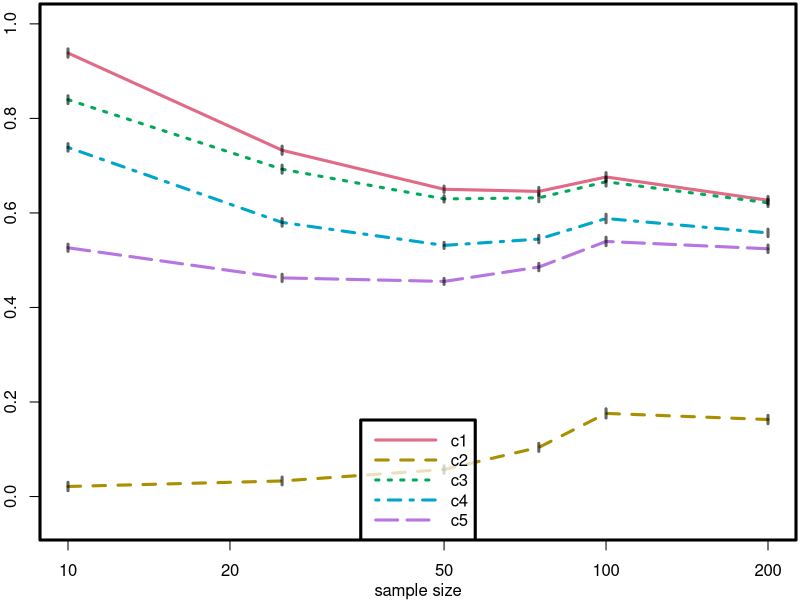
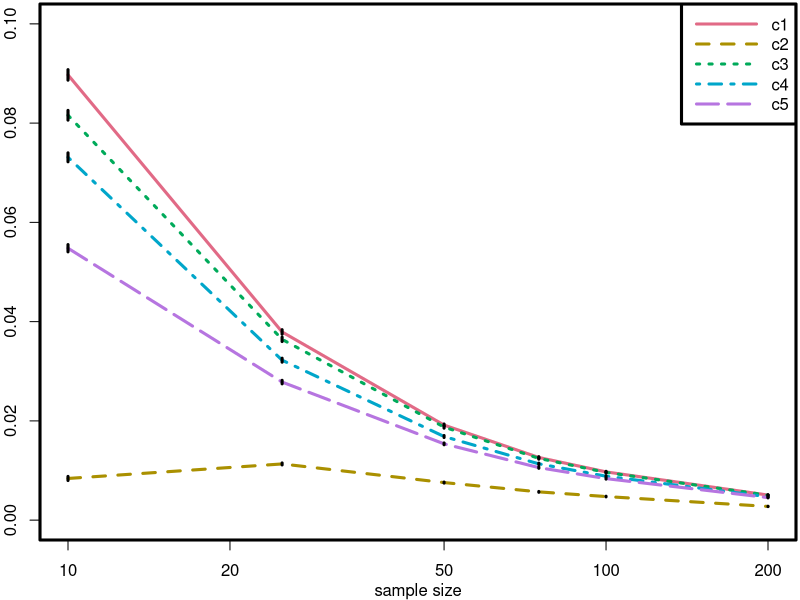

Here is the R script that generated these plots, in order:
require(colorspace);

ALL.N = c(10, 25, 50, 75, 100, 200);
#ALL.N = 100*c(100, 200);
ITERATIONS = 200;

RATE = 1

plotMeans = NULL;
plotConf  = NULL;
df = NULL;
for(N in ALL.N){
	for(idx in 1:ITERATIONS){
		min.median = qexp(1 - (1 - 0.5)**(1/N), rate=RATE);

		# 1% and 5% quantiles of the minimum distribution
		quantile05 = qexp(1 - (1 - 0.05)**(1/N), rate=RATE);
		quantile01 = qexp(1 - (1 - 0.05)**(1/N), rate=RATE);

		data = list();
		data$samples = rexp(rate=RATE, n=N);
		data$min = min(data$samples);
		data$stddev = sd(data$samples);
		data$mean   = mean(data$samples);

		estim = list();
		estim[[1]] = data$min;
		estim[[2]] = data$min - data$min * (data$stddev / data$mean) / log10(N);
		estim[[3]] = data$min - data$min * (data$stddev / data$mean) / N;
		estim[[4]] = data$min - data$min * (data$stddev / data$mean) * sqrt(log(log(N)) / (2*N));
		estim[[5]] = data$min - data$min * (data$stddev / data$mean) * sqrt(-log(0.05/2) / (2*N));

		dist01 = rep(0, 5);
		for(i in 1:5){
			dist01[i] = (estim[[i]] - quantile01);
		}

		#print(dist01);

		lik = rep(0, 5);
		for(i in 1:5){
			samples = data$samples - estim[[i]];

			lik.f = function(param){
				-sum(dexp(samples, rate=param[1], log=TRUE));
			}

			result = optim(c(1/mean(samples)), lik.f, method="L-BFGS", upper=c(Inf), lower=c(0));
			lik[[i]] = -result$value;
		}

		likBase = sum(dexp(samples, rate=RATE, log=TRUE));

		#print(lik);

		df = rbind(df, c(N, dist01, lik, likBase));
	}

	slice = df[df[,1] == N,];
	means = colMeans(slice);
	slice[,7:11] = slice[,7:11] - slice[,12];
	stds  = apply(slice, 2, function(col) sd(col));

	#delta = stds;
	#delta = qt(0.05, df=ITERATIONS) * stds / ITERATIONS;
	delta = qnorm(0.01) * stds / ITERATIONS;
	#delta = apply(slice[,-1], 2, function(col){
	#	b = boot(col, function(data, idx) mean(data[idx]), R=100, sim="balanced");
	#	ci = boot.ci(b, type="norm");
	#	print(b);
	#	print(ci);
	#	0.05;
	#});

	plotMeans = rbind(plotMeans, means[-1]);
	plotConf  = rbind(plotConf, delta[-1]);
}

colnames(df) = c("N", paste("dist", 1:5, sep=""), paste("lik", 1:5, sep=""), "likBase");
#print(df);

graphics.off();
dev.new(width=0.8*8, height=0.8*5.4);

#print(plotMeans);
base = plotMeans[,11];
par(lwd=3, mar=c(3, 2, 0.2, 0.2));
palette(qualitative_hcl(palette="Dark 3", n=5));
plot(ALL.N, plotMeans[,6]   - base, type="l", ylim=c(-0.05, 1), col=1, log="x", xlab="", ylab="");
lines(ALL.N, plotMeans[,7]  - base, col=2, lty=2);
lines(ALL.N, plotMeans[,8]  - base, col=3, lty=3);
lines(ALL.N, plotMeans[,9]  - base, col=4, lty=4);
lines(ALL.N, plotMeans[,10] - base, col=5, lty=5);

for(i in 6:10){
	arrows(x0=ALL.N, y0=plotMeans[,i] - plotConf[,i] - base, y1=plotMeans[,i] + plotConf[,i] - base, angle=90, code=3, length=0, col="#00000099");
}

title(xlab="sample size", line=2);

legend("bottom", c(expression(c1), expression(c2), expression(c3), expression(c4), expression(c5)), col=1:5, lwd=3, lty=1:5, seg.len=4, bg="#FFFFFFBB");
#savePlot("test-exponential-likelihood.png");


dev.new(width=0.8*8, height=0.8*5);

#print(plotMeans);
#base = plotMeans[,11];
par(lwd=3, mar=c(3, 2, 0.2, 0.2));
palette(qualitative_hcl(palette="Dark 3", n=5));
plot(ALL.N, plotMeans[,1], type="l", ylim=c(0, 0.1), col=1, log="x", xlab="", ylab="");
lines(ALL.N, plotMeans[,2], col=2, lty=2);
lines(ALL.N, plotMeans[,3], col=3, lty=3);
lines(ALL.N, plotMeans[,4], col=4, lty=4);
lines(ALL.N, plotMeans[,5], col=5, lty=5);

for(i in 1:5){
	arrows(x0=ALL.N, y0=plotMeans[,i] - plotConf[,i], y1=plotMeans[,i] + plotConf[,i], angle=90, code=3, length=0);
}

title(xlab="sample size", line=2);

legend("topright", c(expression(c1), expression(c2), expression(c3), expression(c4), expression(c5)), col=1:5, lwd=3, lty=1:5, seg.len=4, bg="#FFFFFFBB");
